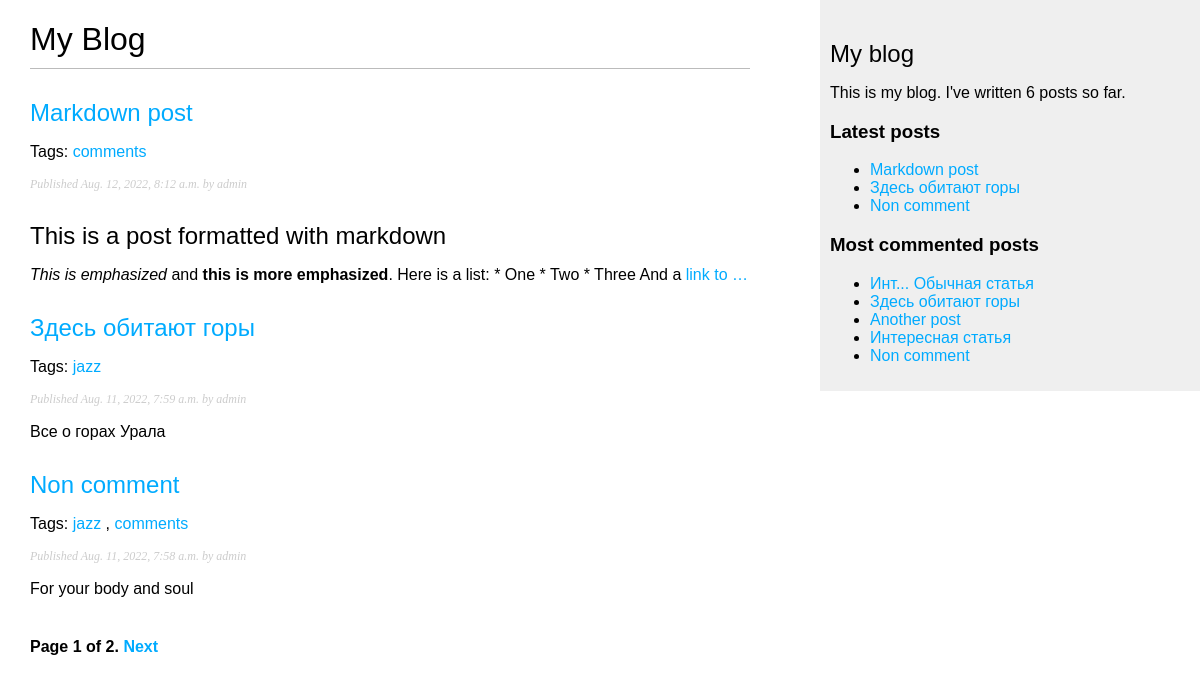
Screenshot of /blog/ with the database file from the repository.
### blog/models.py (models this page shows, shortened)
class Post(models.Model):
    STATUS_CHOICES = (
        ('draft', 'Draft'),
        ('published', 'Published'),
    )
    title = models.CharField(max_length=250)
    slug = models.SlugField(max_length=250, unique_for_date='publish')
    author = models.ForeignKey(User, on_delete=models.CASCADE,
                               related_name='blog_posts')
    body = models.TextField()
    publish = models.DateTimeField(default=timezone.now)
    created = models.DateTimeField(auto_now_add=True)
    updated = models.DateTimeField(auto_now=True)
    status = models.CharField(max_length=10, choices=STATUS_CHOICES, default='draft')
    objects = models.Manager()
    published = PublishedManager()
    tags = TaggableManager()
    class Meta:
        ordering = ('-publish',)
    def get_absolute_url(self):
        return reverse('blog:post_detail', args=[self.publish.year, self.publish.month, self.publish.day, self.slug])

### blog/views.py (the view)
# urls.py: path('', views.post_list, name='post_list'),
def post_list(request, tag_slug=None):
    object_list = Post.published.all()
    tag = None
    if tag_slug:
        tag = get_object_or_404(Tag, slug=tag_slug)
        object_list = object_list.filter(tags__in=[tag])
    paginator = Paginator(object_list, 3)
    page = request.GET.get('page')
    try:
        posts = paginator.page(page)
    except PageNotAnInteger:
        posts = paginator.page(1)  # Если число не целое - возвращаем 1 страницу
    except EmptyPage:
        posts = paginator.page(paginator.num_pages)  # Если номер страницы больше, чем их количество,
    return render(request, 'blog/post/list.html', {'page': page, 'posts': posts, 'tag': tag})

### blog/models.py (called while the page is built)
    def get_queryset(self):
        return super().get_queryset().filter(status='published')

### blog/templatetags/blog_tags.py (called while the page is built)
@register.simple_tag
def total_posts():
    return Post.published.count()

@register.inclusion_tag('blog/post/latest_posts.html')
def show_latest_posts(count=5):
    latest_posts = Post.published.order_by('-publish')[:count]
    return {'latest_posts': latest_posts}

@register.simple_tag
def get_most_commented_posts(count=5):
    return Post.published.annotate(total_comments=Count('comments'))\
                         .order_by('-total_comments')[:count]

@register.filter(name='markdown')
def markdown_format(text):
    return mark_safe(markdown.markdown(text))

### blog/templates/blog/post/list.html (shortened to what this page needs)
{% extends "blog/base.html" %}
{% load blog_tags %}
{% block content %}
    <h1>My Blog</h1>
    {% for post in posts %}
        <h2>
            <a href="{{ post.get_absolute_url }}">{{ post.title }}</a>
        </h2>
        <p class="tags">
            Tags:
                {% for tag in post.tags.all %}
                    <a href="{% url "blog:post_list_by_tag" tag.slug %}">
                        {{ tag.name }}
                    </a>
                    {% if not forloop.last %}, {% endif %}
                {% endfor %}
        </p>
        <p class="date">Published {{ post.publish }} by {{ post.author }}</p>
        {{ post.body|markdown|truncatewords_html:30 }}
    {% endfor %}
    {% include "pagination.html" with page=posts %}
{% endblock %}

### blog/templates/blog/base.html (shortened to what this page needs)
{% load blog_tags %}
{% load static %}
<!DOCTYPE html>
<html>
<head>
    <link href="{% static "css/blog.css" %}" rel="stylesheet">
</head>
<body>
  <div id="content">
      {% block content %}{% endblock %}
  </div>
  <div id="sidebar">
      <h2>My blog</h2>
      <p>This is my blog. I've written {% total_posts %} posts so far.</p>
      <h3>Latest posts</h3>
      {% show_latest_posts 3 %}
      <h3>Most commented posts</h3>
      {% get_most_commented_posts as most_commented_posts %}
      <ul>
          {% for post in most_commented_posts %}
              <li><a href="{{ post.get_absolute_url }}">{{ post.title }}</a></li>
          {% endfor %}
      </ul>
  </div>
</body>
</html>

### blog/templates/blog/post/latest_posts.html
<ul>
    {% for post in latest_posts %}
        <li><a href="{{ post.get_absolute_urs }}">{{ post.title }}</a></li>
    {% endfor %}
</ul>

### blog/static/css/blog.css (style rules this page uses)
body { margin:0; padding:0; font-family:helvetica, sans-serif; }
a { color:#00abff; text-decoration:none; }
h1 { font-weight:normal; border-bottom:1px solid #bbb; padding:0 0 10px 0; }
h2 { font-weight:normal; margin:30px 0 0; }
#content { float:left; width:60%; padding:0 0 0 30px; }
#sidebar { float:right; width:30%; padding:10px; background:#efefef; height:100%; }
p.date { color:#ccc; font-family: georgia, serif; font-size: 12px; font-style: italic; }

### rows the page displays
Post: title "Markdown post", publish "Aug. 12, 2022, 8:12 a.m.", author "admin", body "This is a post formatted with markdown This is emphasized and this is more emphasized . Here is a list: * One * Two * Three And a link to …"
Tag: name "comments"
Post: title "Здесь обитают горы", publish "Aug. 11, 2022, 7:59 a.m.", author "admin", body "Все о горах Урала"
Tag: name "jazz"
Post: title "Non comment", publish "Aug. 11, 2022, 7:58 a.m.", author "admin", body "For your body and soul"
Post: title "Инт... Обычная статья"
Post: title "Another post"
Post: title "Интересная статья"

### other values shown
{{ page.number }} "1"
{{ page.paginator.num_pages }} "2"
